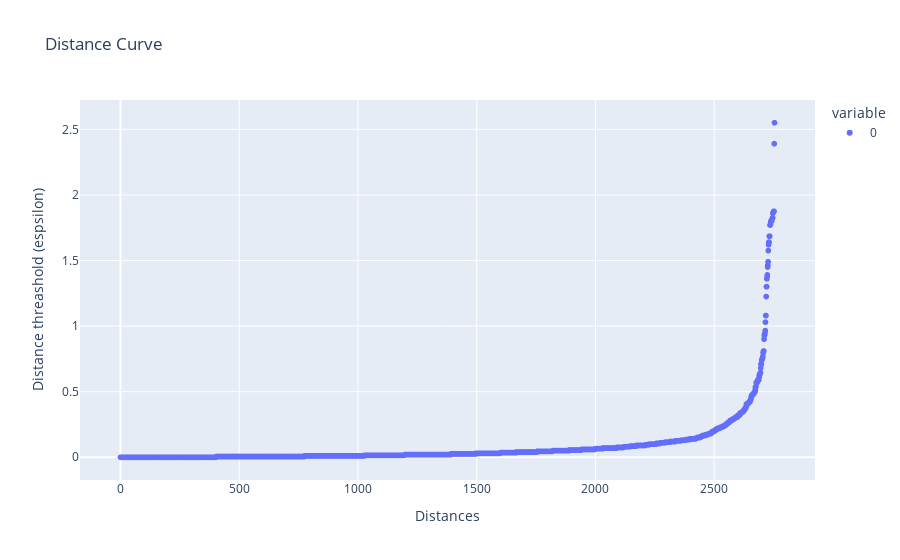

The cell this chart's notebook holds for it:
### Code cell
X = np.array(train_topic_freqs.loc[inspect_topic].med_freq)
X = X.reshape(-1, 1)
neigh = NearestNeighbors(n_neighbors=2)
nbrs = neigh.fit(X)
distances, indices = nbrs.kneighbors(X)

# next, we sort and plot the results
distances = np.sort(distances, axis=0)
distances = distances[:,1]

# Plot
fig = px.scatter(
    distances, 
    title='Distance Curve')
fig.update_xaxes(title_text='Distances')
fig.update_yaxes(title_text='Distance threashold (espsilon)')
fig.show()

### Figure 1 — Plotly figure (JSON) as saved in the notebook; plotly's stock layout.template omitted (floating-point values rounded to 4 significant figures; data arrays with more than 128 entries replaced by an {"elided": "..."} marker saying what was removed)
{"data": [{"hovertemplate": "variable=0<br>index=%{x}<br>value=%{y}<extra></extra>", "legendgroup": "0", "marker": {"color": "#636efa", "symbol": "circle"}, "mode": "markers", "name": "0", "showlegend": true, "type": "scattergl", "x": {"elided": "2755 int values"}, "xaxis": "x", "y": {"elided": "2755 float values"}, "yaxis": "y"}], "layout": {"legend": {"title": {"text": "variable"}, "tracegroupgap": 0}, "title": {"text": "Distance Curve"}, "xaxis": {"anchor": "y", "domain": [0, 1], "title": {"text": "Distances"}}, "yaxis": {"anchor": "x", "domain": [0, 1], "title": {"text": "Distance threashold (espsilon)"}}}}
